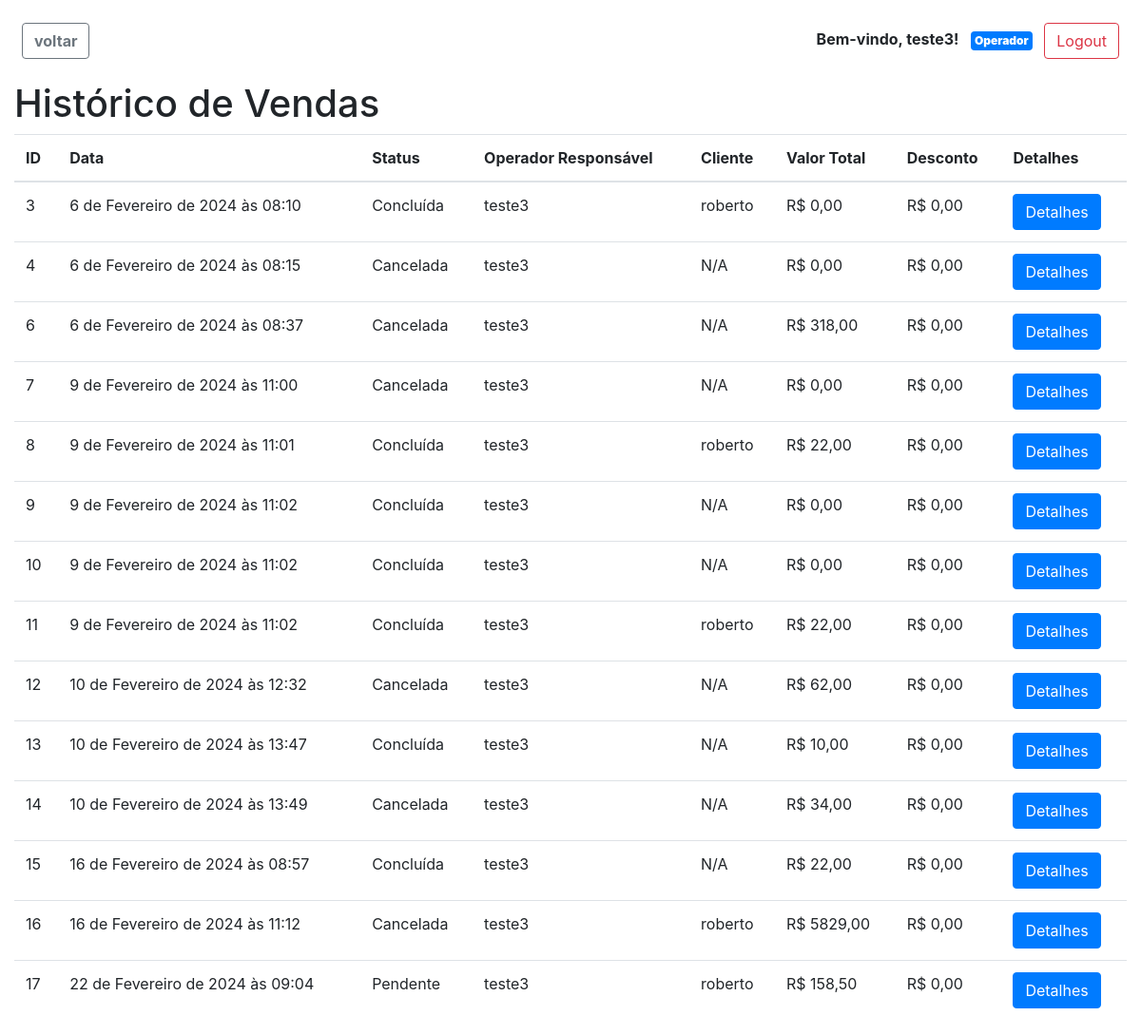
Page /pdvweb/historico_vendas/ (signed in) on the earlier database version.
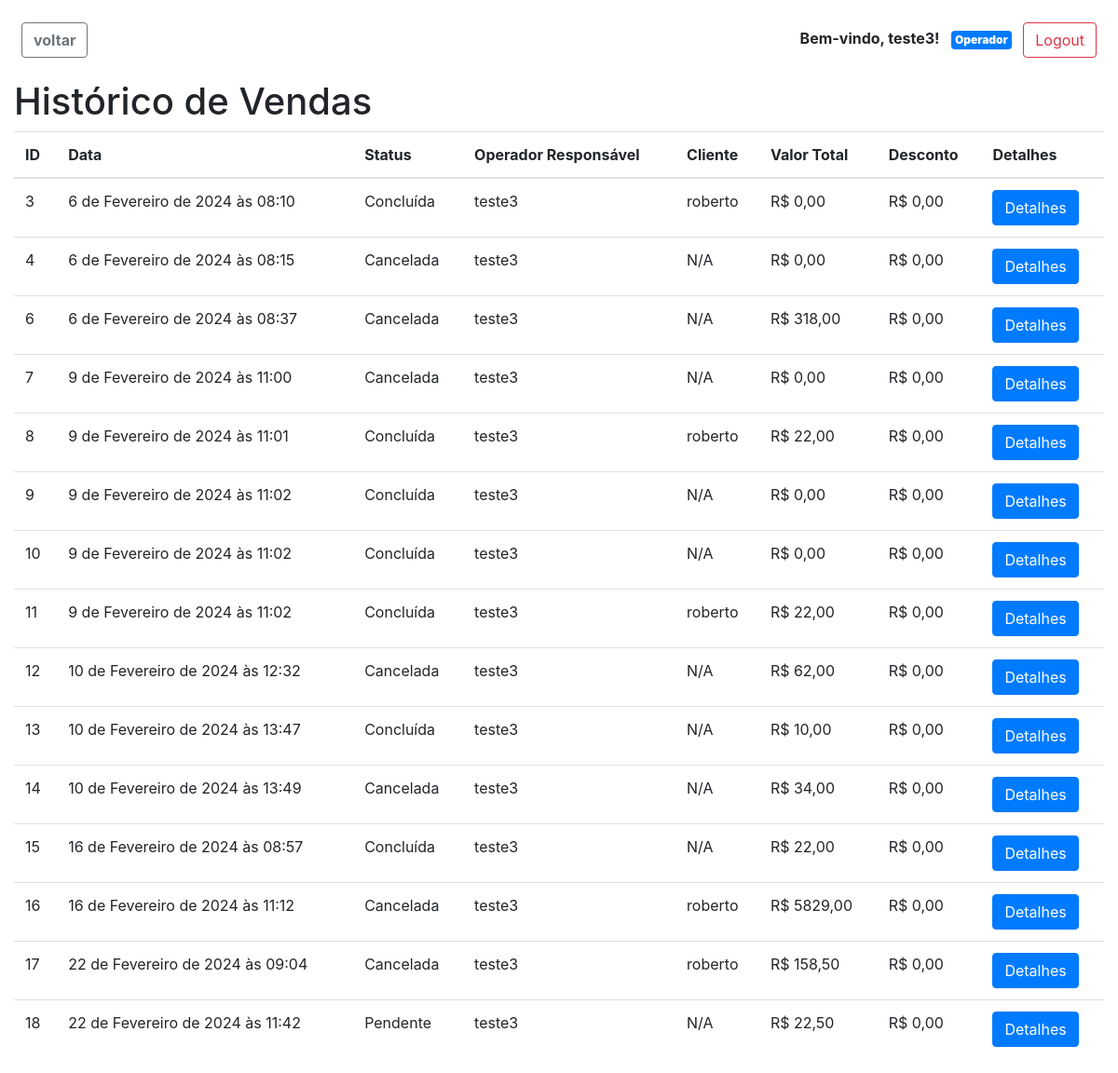
Same page on the later database version.
### pdvweb/models.py (models this page shows, shortened)
class CustomUser(AbstractUser):
    nome = models.CharField(max_length=255, default=default_nome)
    telefone = models.CharField(max_length=20, blank=True, null=True)
    operador = models.OneToOneField(
        Operador, null=True, blank=True, on_delete=models.CASCADE)
    meus_operadores = models.ManyToManyField(
        Operador, related_name='meus_usuarios', blank=True)
    groups = models.ManyToManyField(
        Group,
        verbose_name='groups',
        blank=True,
        related_name='customuser_set',
        related_query_name='user',
    )
    user_permissions = models.ManyToManyField(
        Permission,
        verbose_name='user permissions',
        blank=True,
        related_name='customuser_set',
        related_query_name='user',
    )

class Venda(models.Model):
    STATUS_PENDENTE = 'pendente'
    STATUS_CONCLUIDA = 'concluida'
    STATUS_CANCELADA = 'cancelada'
    STATUS_CHOICES = [
        (STATUS_PENDENTE, 'Pendente'),
        (STATUS_CONCLUIDA, 'Concluída'),
        (STATUS_CANCELADA, 'Cancelada'),
    ]
    data = models.DateTimeField(auto_now_add=True)
    status = models.CharField(
        max_length=20, choices=STATUS_CHOICES, default=STATUS_PENDENTE)
    valor_total = models.DecimalField(
        max_digits=10, decimal_places=2, default=0.0)
    desconto = models.DecimalField(max_digits=5, decimal_places=2, default=0.0)
    operador = models.ForeignKey(
        'Operador', on_delete=models.SET_NULL, null=True)
    cliente = models.ForeignKey(
        'Cliente', on_delete=models.SET_NULL, null=True)

class Operador(models.Model):
    nome = models.CharField(max_length=255)
    email = models.EmailField()
    telefone = models.CharField(max_length=20, blank=True, null=True)
    usuarios = models.ManyToManyField(
        'CustomUser', related_name='operadores', blank=True)

class Cliente(models.Model):
    nome = models.CharField(max_length=255)
    email = models.EmailField()
    telefone = models.CharField(max_length=20, blank=True, null=True)
    cpf = models.CharField(max_length=14, unique=True,
                           default='000.000.000-00')

### pdvweb/views.py (the view)
# urls.py: path('historico_vendas/', views.historico_vendas, name='historico_vendas'),
@login_required
def historico_vendas(request):
    vendas = Venda.objects.all()
    return render(request, 'pdvweb/historico_vendas.html', {'vendas': vendas})

### pdvweb/templates/pdvweb/historico_vendas.html
{% extends 'pdvweb/base.html' %}
{% block content %}
<h1>Histórico de Vendas</h1>
<table class="table">
  <thead>
    <tr>
      <th>ID</th>
      <th>Data</th>
      <th>Status</th>
      <th>Operador Responsável</th>
      <th>Cliente</th>
      <th>Valor Total</th>
      <th>Desconto</th>
      <th>Detalhes</th>
    </tr>
  </thead>
  <tbody>
    {% for venda in vendas %}
    <tr>
      <td>{{ venda.id }}</td>
      <td>{{ venda.data }}</td>
      <td>{{ venda.get_status_display }}</td>
      <td>{% if venda.operador %}{{ venda.operador.nome }}{% else %}N/A{% endif %}</td>
      <td>{% if venda.cliente %}{{ venda.cliente.nome }}{% else %}N/A{% endif %}</td>
      <td>R$ {{ venda.valor_total }}</td>
      <td>R$ {{ venda.desconto }}</td>
      <td><a href="{% url 'pdvweb:detalhes_venda' venda.id %}" class="btn btn-primary">Detalhes</a></td>
    </tr>
    {% endfor %}
  </tbody>
</table>
{% endblock %}

### pdvweb/templates/pdvweb/base.html (shortened to what this page needs)
<!DOCTYPE html>
<html lang="en">
<head>
    <link rel="stylesheet" href="https://cdnjs.cloudflare.com/ajax/libs/font-awesome/5.15.4/css/all.min.css" />
    <link rel="stylesheet" href="https://maxcdn.bootstrapcdn.com/bootstrap/4.0.0/css/bootstrap.min.css">
</head>
<br>
<body class="d-flex flex-column vh-100">
    <div class="container-fluid flex-grow-1">
        <div class="row">
            <div class="col-md-12 mb-3">
                {% if user.is_authenticated %}
                <button id="voltar" class="btn btn-outline-secondary ml-2"
                    onclick="goBack()"><strong>voltar</strong></button>
                <div class="float-right mx-2">
                    <p class="d-inline-block"><strong>Bem-vindo, {{ user.username }}!</strong></p>
                    {% if user.operador %}
                    <span class="badge badge-primary p-1 ml-2"><strong>Operador</strong></span>
                    {% endif %}
                    <a href="{% url 'pdvweb:logout_view' %}" class="btn btn-outline-danger ml-2">Logout</a>
                </div>
                {% else %}
                <a href="{% url 'pdvweb:login_operador' %}" class="btn btn-primary float-right">Login</a>
                {% endif %}
            </div>
        </div>
        {% block content %}{% endblock %}
    </div>
</body>
</html>

Differences in the rows shown:
changed Venda "22 de Fevereiro de 2024 às 09:04": status "Pendente" → "Cancelada"
added Venda: id "18", data "22 de Fevereiro de 2024 às 11:42", status "Pendente", operador.nome "teste3", shows "N/A", valor_total "22,50", desconto "0,00"
